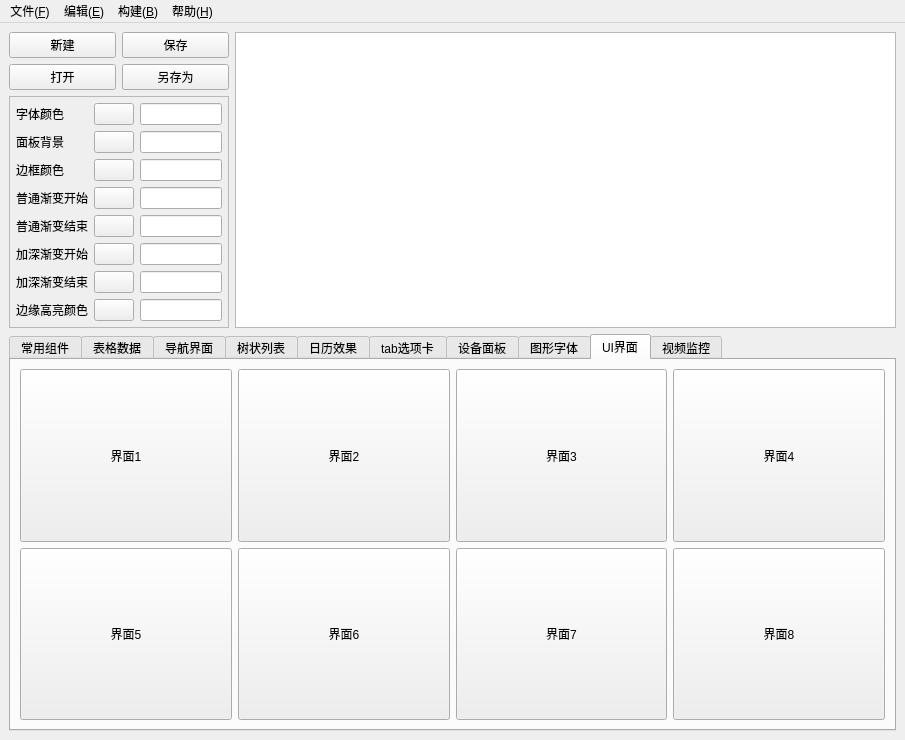
<?xml version="1.0" encoding="UTF-8"?>
<ui version="4.0">
 <class>QUICreator</class>
 <widget class="QMainWindow" name="QUICreator">
  <property name="geometry">
   <rect>
    <x>0</x>
    <y>0</y>
    <width>905</width>
    <height>740</height>
   </rect>
  </property>
  <property name="windowTitle">
   <string>MainWindow</string>
  </property>
  <widget class="QWidget" name="centralwidget">
   <layout class="QGridLayout" name="gridLayout_7">
    <item row="0" column="0">
     <layout class="QGridLayout" name="gridLayout">
      <item row="0" column="0">
       <widget class="QPushButton" name="btnNew">
        <property name="text">
         <string>新建</string>
        </property>
       </widget>
      </item>
      <item row="0" column="1">
       <widget class="QPushButton" name="btnSave">
        <property name="text">
         <string>保存</string>
        </property>
       </widget>
      </item>
      <item row="1" column="0">
       <widget class="QPushButton" name="btnOpen">
        <property name="text">
         <string>打开</string>
        </property>
       </widget>
      </item>
      <item row="1" column="1">
       <widget class="QPushButton" name="btnSaveOther">
        <property name="text">
         <string>另存为</string>
        </property>
       </widget>
      </item>
     </layout>
    </item>
    <item row="0" column="1" rowspan="2">
     <widget class="QTextEdit" name="txtMain"/>
    </item>
    <item row="1" column="0">
     <widget class="QFrame" name="frameColor">
      <property name="sizePolicy">
       <sizepolicy hsizetype="Fixed" vsizetype="Preferred">
        <horstretch>0</horstretch>
        <verstretch>0</verstretch>
       </sizepolicy>
      </property>
      <property name="minimumSize">
       <size>
        <width>220</width>
        <height>0</height>
       </size>
      </property>
      <property name="maximumSize">
       <size>
        <width>220</width>
        <height>16777215</height>
       </size>
      </property>
      <property name="frameShape">
       <enum>QFrame::StyledPanel</enum>
      </property>
      <property name="frameShadow">
       <enum>QFrame::Raised</enum>
      </property>
      <layout class="QGridLayout" name="gridLayout_3">
       <property name="leftMargin">
        <number>6</number>
       </property>
       <property name="topMargin">
        <number>6</number>
       </property>
       <property name="rightMargin">
        <number>6</number>
       </property>
       <property name="bottomMargin">
        <number>6</number>
       </property>
       <item row="0" column="0">
        <widget class="QLabel" name="labTextColor">
         <property name="text">
          <string>字体颜色</string>
         </property>
        </widget>
       </item>
       <item row="0" column="1">
        <widget class="QPushButton" name="btnTextColor">
         <property name="text">
          <string/>
         </property>
        </widget>
       </item>
       <item row="0" column="2">
        <widget class="QLineEdit" name="txtTextColor"/>
       </item>
       <item row="1" column="0">
        <widget class="QLabel" name="labPanelColor">
         <property name="text">
          <string>面板背景</string>
         </property>
        </widget>
       </item>
       <item row="1" column="1">
        <widget class="QPushButton" name="btnPanelColor">
         <property name="text">
          <string/>
         </property>
        </widget>
       </item>
       <item row="1" column="2">
        <widget class="QLineEdit" name="txtPanelColor"/>
       </item>
       <item row="2" column="0">
        <widget class="QLabel" name="labBorderColor">
         <property name="text">
          <string>边框颜色</string>
         </property>
        </widget>
       </item>
       <item row="2" column="1">
        <widget class="QPushButton" name="btnBorderColor">
         <property name="text">
          <string/>
         </property>
        </widget>
       </item>
       <item row="2" column="2">
        <widget class="QLineEdit" name="txtBorderColor"/>
       </item>
       <item row="3" column="0">
        <widget class="QLabel" name="labNormalColorStart">
         <property name="text">
          <string>普通渐变开始</string>
         </property>
        </widget>
       </item>
       <item row="3" column="1">
        <widget class="QPushButton" name="btnNormalColorStart">
         <property name="text">
          <string/>
         </property>
        </widget>
       </item>
       <item row="3" column="2">
        <widget class="QLineEdit" name="txtNormalColorStart"/>
       </item>
       <item row="4" column="0">
        <widget class="QLabel" name="labNormalColorEnd">
         <property name="text">
          <string>普通渐变结束</string>
         </property>
        </widget>
       </item>
       <item row="4" column="1">
        <widget class="QPushButton" name="btnNormalColorEnd">
         <property name="text">
          <string/>
         </property>
        </widget>
       </item>
       <item row="4" column="2">
        <widget class="QLineEdit" name="txtNormalColorEnd"/>
       </item>
       <item row="5" column="0">
        <widget class="QLabel" name="labDarkColorStart">
         <property name="text">
          <string>加深渐变开始</string>
         </property>
        </widget>
       </item>
       <item row="5" column="1">
        <widget class="QPushButton" name="btnDarkColorStart">
         <property name="text">
          <string/>
         </property>
        </widget>
       </item>
       <item row="5" column="2">
        <widget class="QLineEdit" name="txtDarkColorStart"/>
       </item>
       <item row="6" column="0">
        <widget class="QLabel" name="labDarkColorEnd">
         <property name="text">
          <string>加深渐变结束</string>
         </property>
        </widget>
       </item>
       <item row="6" column="1">
        <widget class="QPushButton" name="btnDarkColorEnd">
         <property name="text">
          <string/>
         </property>
        </widget>
       </item>
       <item row="6" column="2">
        <widget class="QLineEdit" name="txtDarkColorEnd"/>
       </item>
       <item row="7" column="0">
        <widget class="QLabel" name="labHighColor">
         <property name="text">
          <string>边缘高亮颜色</string>
         </property>
        </widget>
       </item>
       <item row="7" column="1">
        <widget class="QPushButton" name="btnHighColor">
         <property name="text">
          <string/>
         </property>
        </widget>
       </item>
       <item row="7" column="2">
        <widget class="QLineEdit" name="txtHighColor"/>
       </item>
      </layout>
     </widget>
    </item>
    <item row="2" column="0" colspan="2">
     <widget class="QTabWidget" name="tabWidget">
      <property name="currentIndex">
       <number>8</number>
      </property>
      <widget class="QWidget" name="tab1">
       <attribute name="title">
        <string>常用组件</string>
       </attribute>
       <layout class="QVBoxLayout" name="verticalLayout">
        <item>
         <widget class="QGroupBox" name="groupBox">
          <property name="styleSheet">
           <string notr="true"/>
          </property>
          <property name="title">
           <string>分组框</string>
          </property>
          <property name="checkable">
           <bool>true</bool>
          </property>
          <layout class="QGridLayout" name="gridLayout_2">
           <item row="0" column="0">
            <widget class="QLabel" name="lab">
             <property name="text">
              <string>飞扬青云</string>
             </property>
             <property name="alignment">
              <set>Qt::AlignCenter</set>
             </property>
            </widget>
           </item>
           <item row="0" column="1" colspan="6">
            <widget class="QLineEdit" name="lineEdit">
             <property name="text">
              <string>拿人钱财替人消灾,人生江湖如此,程序江湖亦如此.</string>
             </property>
            </widget>
           </item>
           <item row="1" column="0">
            <widget class="QRadioButton" name="rbtn1">
             <property name="text">
              <string>单选框1</string>
             </property>
            </widget>
           </item>
           <item row="1" column="1">
            <widget class="QRadioButton" name="rbtn2">
             <property name="text">
              <string>单选框2</string>
             </property>
            </widget>
           </item>
           <item row="1" column="2">
            <widget class="QCheckBox" name="ck1">
             <property name="text">
              <string>复选框1</string>
             </property>
            </widget>
           </item>
           <item row="1" column="3">
            <widget class="QCheckBox" name="ck2">
             <property name="text">
              <string>复选框2</string>
             </property>
             <property name="checked">
              <bool>false</bool>
             </property>
            </widget>
           </item>
           <item row="1" column="4">
            <widget class="QCheckBox" name="ck3">
             <property name="text">
              <string>复选框3</string>
             </property>
            </widget>
           </item>
           <item row="1" column="5">
            <widget class="QComboBox" name="cbox1">
             <property name="maximumSize">
              <size>
               <width>16777215</width>
               <height>28</height>
              </size>
             </property>
            </widget>
           </item>
           <item row="1" column="6">
            <widget class="QComboBox" name="cbox2">
             <property name="maximumSize">
              <size>
               <width>16777215</width>
               <height>28</height>
              </size>
             </property>
            </widget>
           </item>
           <item row="2" column="0">
            <widget class="QPushButton" name="btnInfo">
             <property name="text">
              <string>信息框</string>
             </property>
            </widget>
           </item>
           <item row="2" column="1">
            <widget class="QPushButton" name="btnQuestion">
             <property name="text">
              <string>提示框</string>
             </property>
            </widget>
           </item>
           <item row="2" column="2">
            <widget class="QPushButton" name="btnError">
             <property name="text">
              <string>错误框</string>
             </property>
            </widget>
           </item>
           <item row="2" column="3">
            <widget class="QPushButton" name="btnInput">
             <property name="text">
              <string>标准输入框</string>
             </property>
            </widget>
           </item>
           <item row="2" column="4">
            <widget class="QPushButton" name="btnInputPwd">
             <property name="text">
              <string>密码输入框</string>
             </property>
            </widget>
           </item>
           <item row="2" column="5">
            <widget class="QPushButton" name="btnInputcbox">
             <property name="text">
              <string>下拉输入框</string>
             </property>
            </widget>
           </item>
           <item row="2" column="6">
            <widget class="QPushButton" name="btnWidget">
             <property name="text">
              <string>新窗体</string>
             </property>
            </widget>
           </item>
           <item row="3" column="0">
            <widget class="QSpinBox" name="spinBox"/>
           </item>
           <item row="3" column="1">
            <widget class="QDoubleSpinBox" name="doubleSpinBox"/>
           </item>
           <item row="3" column="2">
            <widget class="QTimeEdit" name="timeEdit"/>
           </item>
           <item row="3" column="3" colspan="2">
            <widget class="QDateEdit" name="dateEdit">
             <property name="calendarPopup">
              <bool>true</bool>
             </property>
            </widget>
           </item>
           <item row="3" column="5" colspan="2">
            <widget class="QDateTimeEdit" name="dateTimeEdit">
             <property name="calendarPopup">
              <bool>true</bool>
             </property>
            </widget>
           </item>
           <item row="4" column="0" colspan="3">
            <widget class="QSlider" name="horizontalSlider">
             <property name="maximum">
              <number>100</number>
             </property>
             <property name="orientation">
              <enum>Qt::Horizontal</enum>
             </property>
            </widget>
           </item>
           <item row="4" column="3" colspan="4">
            <widget class="QProgressBar" name="progressBar">
             <property name="maximumSize">
              <size>
               <width>16777215</width>
               <height>18</height>
              </size>
             </property>
            </widget>
           </item>
           <item row="5" column="0" colspan="7">
            <widget class="QPlainTextEdit" name="plainTextEdit">
             <property name="plainText">
              <string>每个人心中都有一段鲜不为人知的故事，
如果不是某一天，
某个不经意的回头一瞥，
那段往事，
就只能永远埋在记忆的最深处，
那是回忆的尽头，
可就无法避免那一触，
无论你在上面用怎样淤厚的冷漠层层包裹，
却总在瞬间崩溃。</string>
             </property>
            </widget>
           </item>
          </layout>
         </widget>
        </item>
       </layout>
      </widget>
      <widget class="QWidget" name="tab2">
       <attribute name="title">
        <string>表格数据</string>
       </attribute>
       <layout class="QHBoxLayout" name="horizontalLayout">
        <item>
         <widget class="QTableWidget" name="tableWidget"/>
        </item>
       </layout>
      </widget>
      <widget class="QWidget" name="tab3">
       <attribute name="title">
        <string>导航界面</string>
       </attribute>
       <layout class="QHBoxLayout" name="horizontalLayout_7">
        <item>
         <widget class="QWidget" name="widgetLeft" native="true">
          <property name="minimumSize">
           <size>
            <width>80</width>
            <height>0</height>
           </size>
          </property>
          <layout class="QVBoxLayout" name="verticalLayout_2">
           <property name="spacing">
            <number>0</number>
           </property>
           <property name="leftMargin">
            <number>0</number>
           </property>
           <property name="topMargin">
            <number>0</number>
           </property>
           <property name="rightMargin">
            <number>0</number>
           </property>
           <property name="bottomMargin">
            <number>0</number>
           </property>
           <item>
            <widget class="QPushButton" name="btn1">
             <property name="text">
              <string>菜单1</string>
             </property>
             <property name="checked">
              <bool>false</bool>
             </property>
            </widget>
           </item>
           <item>
            <widget class="QPushButton" name="btn2">
             <property name="text">
              <string>菜单2</string>
             </property>
            </widget>
           </item>
           <item>
            <widget class="QPushButton" name="btn3">
             <property name="text">
              <string>菜单3</string>
             </property>
            </widget>
           </item>
           <item>
            <spacer name="verticalSpacer">
             <property name="orientation">
              <enum>Qt::Vertical</enum>
             </property>
             <property name="sizeHint" stdset="0">
              <size>
               <width>20</width>
               <height>222</height>
              </size>
             </property>
            </spacer>
           </item>
          </layout>
         </widget>
        </item>
        <item>
         <widget class="QStackedWidget" name="stackedWidget">
          <property name="currentIndex">
           <number>0</number>
          </property>
          <widget class="QWidget" name="page1">
           <layout class="QVBoxLayout" name="verticalLayout_4">
            <item>
             <widget class="QWidget" name="widgetTop" native="true">
              <layout class="QHBoxLayout" name="horizontalLayout_2">
               <property name="spacing">
                <number>0</number>
               </property>
               <property name="leftMargin">
                <number>0</number>
               </property>
               <property name="topMargin">
                <number>0</number>
               </property>
               <property name="rightMargin">
                <number>0</number>
               </property>
               <property name="bottomMargin">
                <number>0</number>
               </property>
               <item>
                <widget class="QToolButton" name="tbtn1">
                 <property name="sizePolicy">
                  <sizepolicy hsizetype="Expanding" vsizetype="Expanding">
                   <horstretch>0</horstretch>
                   <verstretch>0</verstretch>
                  </sizepolicy>
                 </property>
                 <property name="text">
                  <string>主界面</string>
                 </property>
                </widget>
               </item>
               <item>
                <widget class="QToolButton" name="tbtn2">
                 <property name="sizePolicy">
                  <sizepolicy hsizetype="Expanding" vsizetype="Expanding">
                   <horstretch>0</horstretch>
                   <verstretch>0</verstretch>
                  </sizepolicy>
                 </property>
                 <property name="text">
                  <string>警情查询</string>
                 </property>
                </widget>
               </item>
               <item>
                <widget class="QToolButton" name="tbtn3">
                 <property name="sizePolicy">
                  <sizepolicy hsizetype="Expanding" vsizetype="Expanding">
                   <horstretch>0</horstretch>
                   <verstretch>0</verstretch>
                  </sizepolicy>
                 </property>
                 <property name="text">
                  <string>系统设置</string>
                 </property>
                </widget>
               </item>
              </layout>
             </widget>
            </item>
            <item>
             <widget class="QWidget" name="widget" native="true">
              <property name="sizePolicy">
               <sizepolicy hsizetype="Preferred" vsizetype="Expanding">
                <horstretch>0</horstretch>
                <verstretch>0</verstretch>
               </sizepolicy>
              </property>
             </widget>
            </item>
            <item>
             <widget class="QWidget" name="widgetBottom" native="true">
              <property name="maximumSize">
               <size>
                <width>16777215</width>
                <height>30</height>
               </size>
              </property>
              <layout class="QHBoxLayout" name="horizontalLayout_3">
               <item>
                <widget class="QLabel" name="lab1">
                 <property name="text">
                  <string>欢迎使用软件</string>
                 </property>
                </widget>
               </item>
               <item>
                <widget class="Line" name="line1">
                 <property name="maximumSize">
                  <size>
                   <width>1</width>
                   <height>16777215</height>
                  </size>
                 </property>
                 <property name="orientation">
                  <enum>Qt::Vertical</enum>
                 </property>
                </widget>
               </item>
               <item>
                <widget class="QLabel" name="lab2">
                 <property name="text">
                  <string>当前用户【admin】</string>
                 </property>
                </widget>
               </item>
               <item>
                <widget class="Line" name="line2">
                 <property name="maximumSize">
                  <size>
                   <width>1</width>
                   <height>16777215</height>
                  </size>
                 </property>
                 <property name="orientation">
                  <enum>Qt::Vertical</enum>
                 </property>
                </widget>
               </item>
               <item>
                <widget class="QLabel" name="lab3">
                 <property name="text">
                  <string>已运行: 0天0时0分0秒</string>
                 </property>
                </widget>
               </item>
               <item>
                <widget class="Line" name="line3">
                 <property name="maximumSize">
                  <size>
                   <width>1</width>
                   <height>16777215</height>
                  </size>
                 </property>
                 <property name="orientation">
                  <enum>Qt::Vertical</enum>
                 </property>
                </widget>
               </item>
               <item>
                <widget class="QLabel" name="lab4">
                 <property name="sizePolicy">
                  <sizepolicy hsizetype="Expanding" vsizetype="Preferred">
                   <horstretch>0</horstretch>
                   <verstretch>0</verstretch>
                  </sizepolicy>
                 </property>
                 <property name="text">
                  <string>当前时间: 2017年12月1日 12:00:00</string>
                 </property>
                </widget>
               </item>
              </layout>
             </widget>
            </item>
           </layout>
          </widget>
          <widget class="QWidget" name="page2"/>
          <widget class="QWidget" name="page3"/>
         </widget>
        </item>
        <item>
         <widget class="QSlider" name="verticalSlider">
          <property name="orientation">
           <enum>Qt::Vertical</enum>
          </property>
         </widget>
        </item>
        <item>
         <widget class="QScrollBar" name="verticalScrollBar">
          <property name="orientation">
           <enum>Qt::Vertical</enum>
          </property>
         </widget>
        </item>
       </layout>
      </widget>
      <widget class="QWidget" name="tab4">
       <attribute name="title">
        <string>树状列表</string>
       </attribute>
       <layout class="QHBoxLayout" name="horizontalLayout_4">
        <item>
         <widget class="QTreeWidget" name="treeWidget">
          <column>
           <property name="text">
            <string notr="true">1</string>
           </property>
          </column>
         </widget>
        </item>
        <item>
         <widget class="QListWidget" name="listWidget"/>
        </item>
       </layout>
      </widget>
      <widget class="QWidget" name="tab5">
       <attribute name="title">
        <string>日历效果</string>
       </attribute>
       <layout class="QHBoxLayout" name="horizontalLayout_5">
        <item>
         <widget class="QCalendarWidget" name="calendarWidget1"/>
        </item>
        <item>
         <widget class="QCalendarWidget" name="calendarWidget2">
          <property name="gridVisible">
           <bool>true</bool>
          </property>
         </widget>
        </item>
       </layout>
      </widget>
      <widget class="QWidget" name="tab6">
       <attribute name="title">
        <string>tab选项卡</string>
       </attribute>
       <layout class="QHBoxLayout" name="horizontalLayout_6">
        <item>
         <widget class="QTabWidget" name="tabWidget_2">
          <property name="tabPosition">
           <enum>QTabWidget::West</enum>
          </property>
          <property name="currentIndex">
           <number>2</number>
          </property>
          <widget class="QWidget" name="tab">
           <attribute name="title">
            <string>效果预览</string>
           </attribute>
          </widget>
          <widget class="QWidget" name="tab_7">
           <attribute name="title">
            <string>效果预览</string>
           </attribute>
          </widget>
          <widget class="QWidget" name="tab_2">
           <attribute name="title">
            <string>效果预览</string>
           </attribute>
          </widget>
         </widget>
        </item>
        <item>
         <widget class="QTabWidget" name="tabWidget_3">
          <property name="tabPosition">
           <enum>QTabWidget::South</enum>
          </property>
          <property name="currentIndex">
           <number>0</number>
          </property>
          <widget class="QWidget" name="tab_3">
           <attribute name="title">
            <string>效果预览</string>
           </attribute>
          </widget>
          <widget class="QWidget" name="tab_8">
           <attribute name="title">
            <string>效果预览</string>
           </attribute>
          </widget>
          <widget class="QWidget" name="tab_4">
           <attribute name="title">
            <string>效果预览</string>
           </attribute>
          </widget>
         </widget>
        </item>
        <item>
         <widget class="QTabWidget" name="tabWidget_4">
          <property name="tabPosition">
           <enum>QTabWidget::East</enum>
          </property>
          <property name="currentIndex">
           <number>2</number>
          </property>
          <widget class="QWidget" name="tab_5">
           <attribute name="title">
            <string>效果预览</string>
           </attribute>
          </widget>
          <widget class="QWidget" name="tab_9">
           <attribute name="title">
            <string>效果预览</string>
           </attribute>
          </widget>
          <widget class="QWidget" name="tab_6">
           <attribute name="title">
            <string>效果预览</string>
           </attribute>
          </widget>
         </widget>
        </item>
       </layout>
      </widget>
      <widget class="QWidget" name="tab7">
       <attribute name="title">
        <string>设备面板</string>
       </attribute>
       <layout class="QVBoxLayout" name="verticalLayout_3">
        <property name="leftMargin">
         <number>3</number>
        </property>
        <property name="topMargin">
         <number>3</number>
        </property>
        <property name="rightMargin">
         <number>3</number>
        </property>
        <property name="bottomMargin">
         <number>3</number>
        </property>
        <item>
         <widget class="PanelWidget" name="widgetPanel" native="true"/>
        </item>
       </layout>
      </widget>
      <widget class="QWidget" name="tab8">
       <attribute name="title">
        <string>图形字体</string>
       </attribute>
       <layout class="QVBoxLayout" name="verticalLayout_5">
        <property name="leftMargin">
         <number>3</number>
        </property>
        <property name="topMargin">
         <number>3</number>
        </property>
        <property name="rightMargin">
         <number>3</number>
        </property>
        <property name="bottomMargin">
         <number>3</number>
        </property>
        <item>
         <widget class="PanelWidget" name="widgetFontPanel" native="true"/>
        </item>
       </layout>
      </widget>
      <widget class="QWidget" name="tab9">
       <attribute name="title">
        <string>UI界面</string>
       </attribute>
       <layout class="QGridLayout" name="gridLayout_4">
        <item row="0" column="0">
         <widget class="QPushButton" name="btnUIDemo1">
          <property name="sizePolicy">
           <sizepolicy hsizetype="Minimum" vsizetype="Expanding">
            <horstretch>0</horstretch>
            <verstretch>0</verstretch>
           </sizepolicy>
          </property>
          <property name="text">
           <string>界面1</string>
          </property>
         </widget>
        </item>
        <item row="0" column="1">
         <widget class="QPushButton" name="btnUIDemo2">
          <property name="sizePolicy">
           <sizepolicy hsizetype="Minimum" vsizetype="Expanding">
            <horstretch>0</horstretch>
            <verstretch>0</verstretch>
           </sizepolicy>
          </property>
          <property name="text">
           <string>界面2</string>
          </property>
         </widget>
        </item>
        <item row="0" column="2">
         <widget class="QPushButton" name="btnUIDemo3">
          <property name="sizePolicy">
           <sizepolicy hsizetype="Minimum" vsizetype="Expanding">
            <horstretch>0</horstretch>
            <verstretch>0</verstretch>
           </sizepolicy>
          </property>
          <property name="text">
           <string>界面3</string>
          </property>
         </widget>
        </item>
        <item row="0" column="3">
         <widget class="QPushButton" name="btnUIDemo4">
          <property name="sizePolicy">
           <sizepolicy hsizetype="Minimum" vsizetype="Expanding">
            <horstretch>0</horstretch>
            <verstretch>0</verstretch>
           </sizepolicy>
          </property>
          <property name="text">
           <string>界面4</string>
          </property>
         </widget>
        </item>
        <item row="1" column="0">
         <widget class="QPushButton" name="btnUIDemo5">
          <property name="sizePolicy">
           <sizepolicy hsizetype="Minimum" vsizetype="Expanding">
            <horstretch>0</horstretch>
            <verstretch>0</verstretch>
           </sizepolicy>
          </property>
          <property name="text">
           <string>界面5</string>
          </property>
         </widget>
        </item>
        <item row="1" column="1">
         <widget class="QPushButton" name="btnUIDemo6">
          <property name="sizePolicy">
           <sizepolicy hsizetype="Minimum" vsizetype="Expanding">
            <horstretch>0</horstretch>
            <verstretch>0</verstretch>
           </sizepolicy>
          </property>
          <property name="text">
           <string>界面6</string>
          </property>
         </widget>
        </item>
        <item row="1" column="2">
         <widget class="QPushButton" name="btnUIDemo7">
          <property name="sizePolicy">
           <sizepolicy hsizetype="Minimum" vsizetype="Expanding">
            <horstretch>0</horstretch>
            <verstretch>0</verstretch>
           </sizepolicy>
          </property>
          <property name="text">
           <string>界面7</string>
          </property>
         </widget>
        </item>
        <item row="1" column="3">
         <widget class="QPushButton" name="btnUIDemo8">
          <property name="sizePolicy">
           <sizepolicy hsizetype="Minimum" vsizetype="Expanding">
            <horstretch>0</horstretch>
            <verstretch>0</verstretch>
           </sizepolicy>
          </property>
          <property name="text">
           <string>界面8</string>
          </property>
         </widget>
        </item>
       </layout>
      </widget>
      <widget class="QWidget" name="tab10">
       <attribute name="title">
        <string>视频监控</string>
       </attribute>
       <layout class="QVBoxLayout" name="verticalLayout_6">
        <item>
         <widget class="QWidget" name="widgetVideo" native="true">
          <layout class="QGridLayout" name="gridLayout_5">
           <property name="leftMargin">
            <number>0</number>
           </property>
           <property name="topMargin">
            <number>0</number>
           </property>
           <property name="rightMargin">
            <number>0</number>
           </property>
           <property name="bottomMargin">
            <number>0</number>
           </property>
           <item row="0" column="0">
            <widget class="QLabel" name="labCh1">
             <property name="text">
              <string>通道1</string>
             </property>
             <property name="alignment">
              <set>Qt::AlignCenter</set>
             </property>
            </widget>
           </item>
           <item row="0" column="1">
            <widget class="QLabel" name="labCh2">
             <property name="text">
              <string>通道2</string>
             </property>
             <property name="alignment">
              <set>Qt::AlignCenter</set>
             </property>
            </widget>
           </item>
           <item row="0" column="2">
            <widget class="QLabel" name="labCh3">
             <property name="text">
              <string>通道3</string>
             </property>
             <property name="alignment">
              <set>Qt::AlignCenter</set>
             </property>
            </widget>
           </item>
           <item row="0" column="3">
            <widget class="QLabel" name="labCh4">
             <property name="text">
              <string>通道4</string>
             </property>
             <property name="alignment">
              <set>Qt::AlignCenter</set>
             </property>
            </widget>
           </item>
           <item row="0" column="4">
            <widget class="QLabel" name="labCh5">
             <property name="text">
              <string>通道5</string>
             </property>
             <property name="alignment">
              <set>Qt::AlignCenter</set>
             </property>
            </widget>
           </item>
           <item row="1" column="0">
            <widget class="QLabel" name="labCh6">
             <property name="text">
              <string>通道6</string>
             </property>
             <property name="alignment">
              <set>Qt::AlignCenter</set>
             </property>
            </widget>
           </item>
           <item row="1" column="1">
            <widget class="QLabel" name="labCh7">
             <property name="text">
              <string>通道7</string>
             </property>
             <property name="alignment">
              <set>Qt::AlignCenter</set>
             </property>
            </widget>
           </item>
           <item row="1" column="2">
            <widget class="QLabel" name="labCh8">
             <property name="text">
              <string>通道8</string>
             </property>
             <property name="alignment">
              <set>Qt::AlignCenter</set>
             </property>
            </widget>
           </item>
           <item row="1" column="3">
            <widget class="QLabel" name="labCh9">
             <property name="text">
              <string>通道9</string>
             </property>
             <property name="alignment">
              <set>Qt::AlignCenter</set>
             </property>
            </widget>
           </item>
           <item row="1" column="4">
            <widget class="QLabel" name="labCh10">
             <property name="text">
              <string>通道10</string>
             </property>
             <property name="alignment">
              <set>Qt::AlignCenter</set>
             </property>
            </widget>
           </item>
          </layout>
         </widget>
        </item>
       </layout>
      </widget>
     </widget>
    </item>
   </layout>
  </widget>
  <widget class="QMenuBar" name="menubar">
   <property name="geometry">
    <rect>
     <x>0</x>
     <y>0</y>
     <width>905</width>
     <height>26</height>
    </rect>
   </property>
   <widget class="QMenu" name="menu_F">
    <property name="title">
     <string>文件(&amp;F)</string>
    </property>
    <addaction name="action"/>
    <addaction name="action_O"/>
    <addaction name="separator"/>
    <addaction name="action_S"/>
    <addaction name="action_C"/>
   </widget>
   <widget class="QMenu" name="menu_E">
    <property name="title">
     <string>编辑(&amp;E)</string>
    </property>
    <addaction name="action_X"/>
    <addaction name="action_C_2"/>
    <addaction name="action_V"/>
   </widget>
   <widget class="QMenu" name="menu_B">
    <property name="title">
     <string>构建(&amp;B)</string>
    </property>
    <addaction name="actionGouj"/>
   </widget>
   <widget class="QMenu" name="menu_H">
    <property name="title">
     <string>帮助(&amp;H)</string>
    </property>
    <addaction name="action_T"/>
    <addaction name="action_A"/>
   </widget>
   <addaction name="menu_F"/>
   <addaction name="menu_E"/>
   <addaction name="menu_B"/>
   <addaction name="menu_H"/>
  </widget>
  <action name="action">
   <property name="text">
    <string>新建文件(&amp;N)</string>
   </property>
  </action>
  <action name="action_O">
   <property name="text">
    <string>打开文件(&amp;O)</string>
   </property>
  </action>
  <action name="action_S">
   <property name="text">
    <string>保存文件(&amp;S) </string>
   </property>
  </action>
  <action name="action_C">
   <property name="text">
    <string>关闭退出(&amp;C)</string>
   </property>
  </action>
  <action name="action_X">
   <property name="text">
    <string>剪切(&amp;X) </string>
   </property>
  </action>
  <action name="action_C_2">
   <property name="text">
    <string>复制(&amp;C)</string>
   </property>
  </action>
  <action name="action_V">
   <property name="text">
    <string>粘贴(&amp;V)</string>
   </property>
  </action>
  <action name="actionGouj">
   <property name="text">
    <string>构建项目(&amp;B)</string>
   </property>
  </action>
  <action name="action_T">
   <property name="text">
    <string>帮助文档(&amp;T)</string>
   </property>
  </action>
  <action name="action_A">
   <property name="text">
    <string>关于(&amp;A)</string>
   </property>
  </action>
 </widget>
 <customwidgets>
  <customwidget>
   <class>PanelWidget</class>
   <extends>QWidget</extends>
   <header location="global">form/panelwidget.h</header>
   <container>1</container>
  </customwidget>
 </customwidgets>
 <resources/>
 <connections>
  <connection>
   <sender>horizontalSlider</sender>
   <signal>valueChanged(int)</signal>
   <receiver>progressBar</receiver>
   <slot>setValue(int)</slot>
   <hints>
    <hint type="sourcelabel">
     <x>207</x>
     <y>445</y>
    </hint>
    <hint type="destinationlabel">
     <x>399</x>
     <y>445</y>
    </hint>
   </hints>
  </connection>
 </connections>
</ui>
